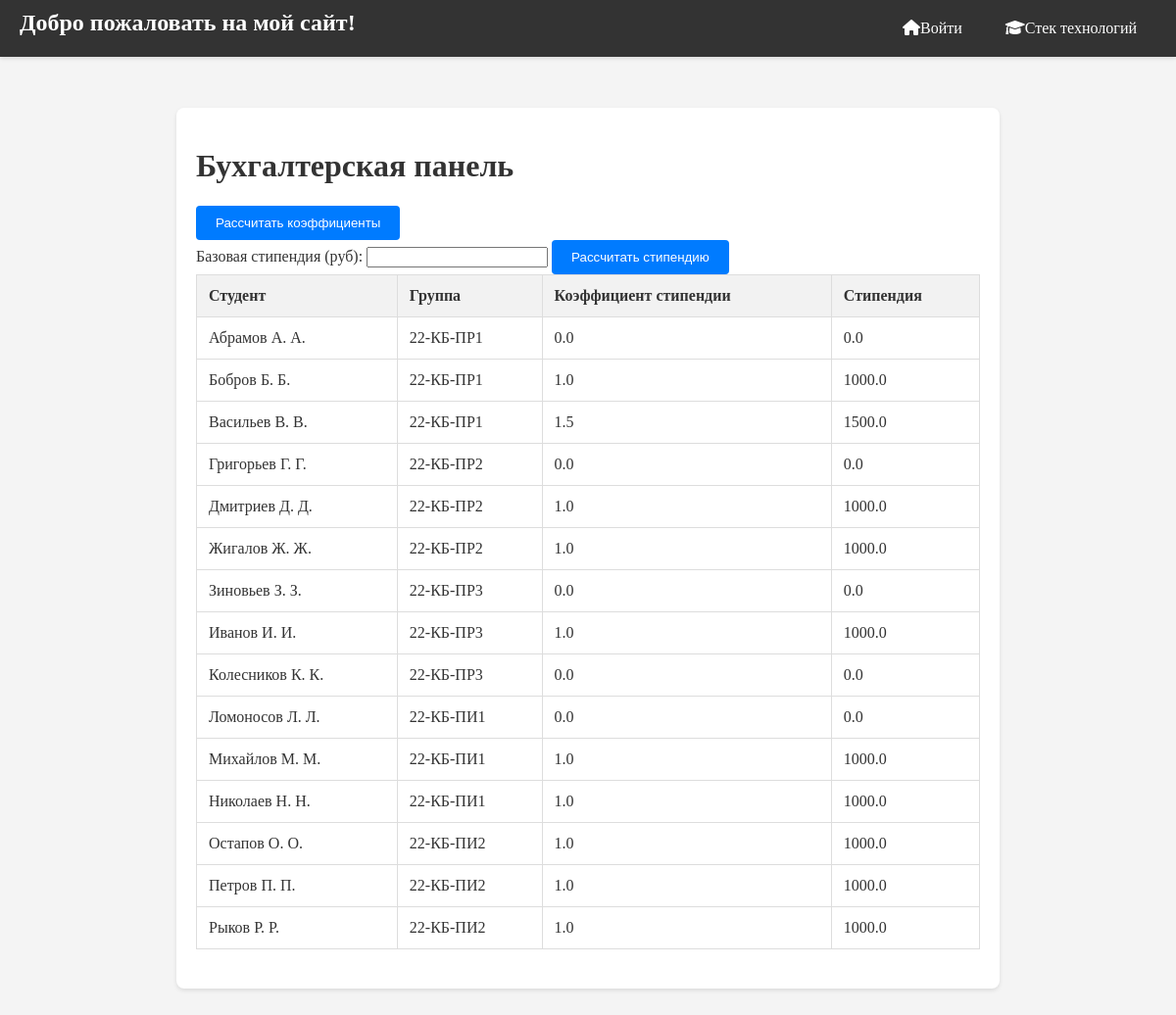
Page /accountant_dashboard/ (signed in) on the earlier database version.
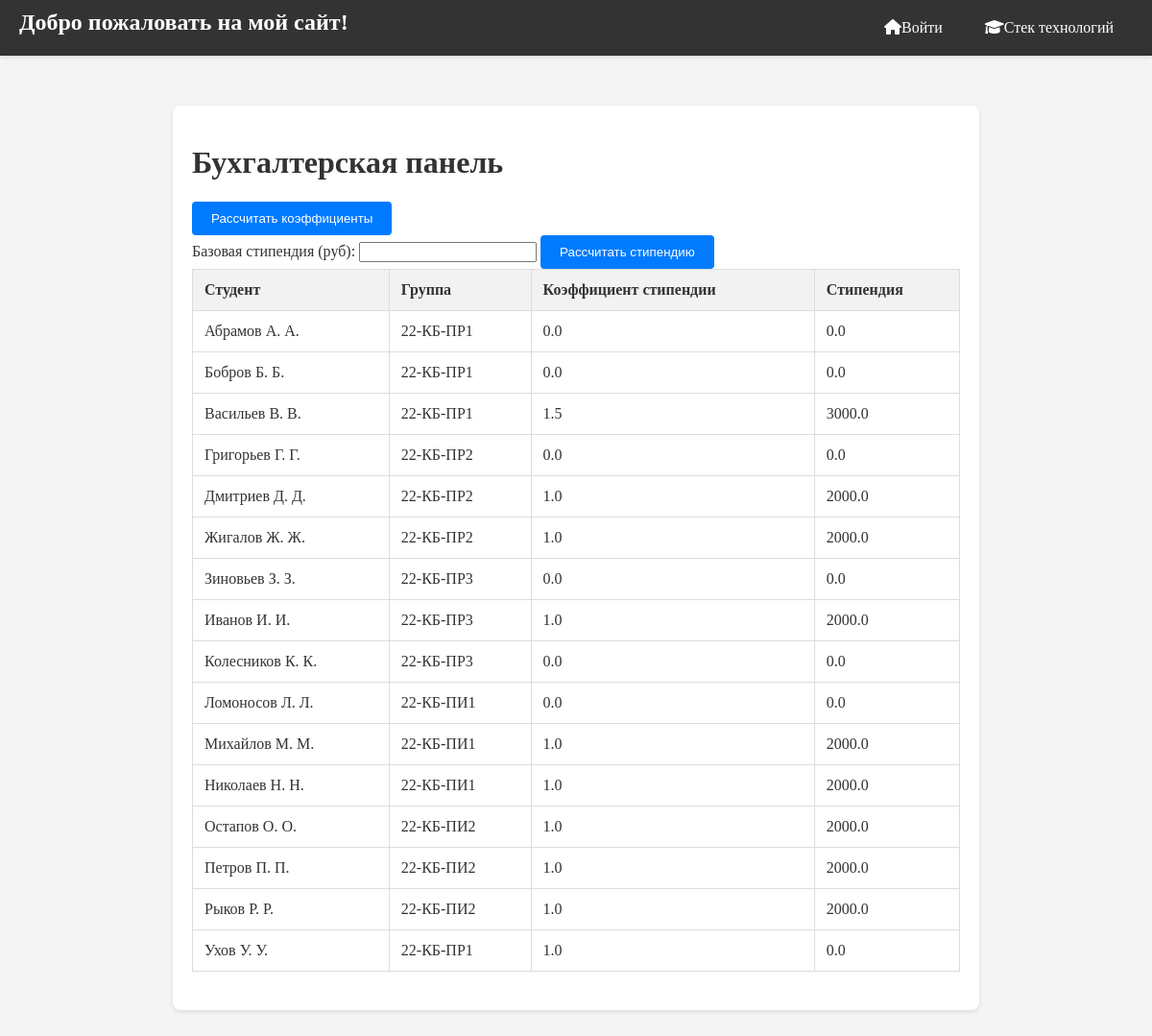
Same page on the later database version.
### grade_system/models.py (models this page shows, shortened)
class Student(models.Model):
    id = models.CharField(max_length=25, primary_key=True, unique=True, editable=False)
    name = models.CharField(max_length=100)
    group = models.ForeignKey(Group, on_delete=models.CASCADE)
    scholarship_coefficient = models.FloatField(default=1.0)
    scholarship = models.FloatField(default=0.0)
    class Meta:
        db_table = 'student'

class Group(models.Model):
    id = models.AutoField(primary_key=True)
    name = models.CharField(max_length=20, unique=True)
    semester = models.IntegerField(default=1)
    speciality = models.ForeignKey(Speciality, on_delete=models.CASCADE)
    class Meta:
        db_table = 'group'

### grade_system/views.py (the view)
# urls.py: path('accountant_dashboard/', views.accountant_dashboard, name='accountant_dashboard'),
@login_required
def accountant_dashboard(request):
    students = Student.objects.all()  # Получение всех студентов, замените эту строку на ваш код получения студентов из базы данных
    return render(request, 'grade_system/accountant_dashboard.html', {'students': students})

### templates/grade_system/accountant_dashboard.html (shortened to what this page needs)
{% extends "main_base.html" %}
{% block content %}
    <div class="dashboard-container">
        <h1>Бухгалтерская панель</h1>
        <form method="post" action="{% url 'grade_system:calculate_coefficients' %}">
            <button type="submit" class="btn-submit">Рассчитать коэффициенты</button>
        </form>
        <form method="post" action="{% url 'grade_system:calculate_scholarship' %}">
            <label for="base_scholarship">Базовая стипендия (руб):</label>
            <input type="number" class="base_scholarship" name="base_scholarship">
            <button type="submit" class="btn-submit">Рассчитать стипендию</button>
        </form>
        <table>
            <thead>
                <tr>
                    <th>Студент</th>
                    <th>Группа</th>
                    <th>Коэффициент стипендии</th>
                    <th>Стипендия</th>
                </tr>
            </thead>
            <tbody>
                {% for student in students %}
                    <tr>
                        <td>{{ student.name }}</td>
                        <td>{{ student.group.name }}</td>
                        <td>{{ student.scholarship_coefficient }}</td>
                        <td>{{ student.scholarship }}</td>
                    </tr>
                {% endfor %}
            </tbody>
        </table>
    </div>
{% endblock %}

### templates/main_base.html (shortened to what this page needs)
{% load static %}
<!DOCTYPE html>
<html>
<head>
    <link rel="stylesheet" href="https://cdnjs.cloudflare.com/ajax/libs/font-awesome/6.0.0-beta3/css/all.min.css">
    <link rel="stylesheet" type="text/css" href="{% static 'css/grade_system.css' %}">
</head>
<body>
    <div class="header">
        <h1 class="logo">Добро пожаловать на мой сайт!</h1>
        <div class="navbar">
            <a href="{% url 'grade_system:login' %}"><i class="fas fa-home"></i>Войти</a>
            <a href="{% url 'grade_system:technologies_stack' %}"><i class="fas fa-graduation-cap"></i>Стек технологий</a>
        </div>
    </div>
    <div class="content">
        {% block content %}{% endblock %}
    </div>
</body>
</html>

### grade_system/static/css/grade_system.css (style rules this page uses)
body { font-family: 'Times New Roman', sans-serif; margin: 0; padding: 0; background-color: #f4f4f4; color: #333; }
.header { background-color: #333; color: white; padding: 10px 0; position: fixed; top: 0; width: 100%; z-index: 1000; box-shadow: 0 2px 4px rgba(0, 0, 0, 0.1); }
.header .logo { font-size: 24px; font-weight: bold; margin: 0; padding-left: 20px; display: inline-block; }
.header .navbar { display: inline-block; float: right; padding-right: 20px; }
.header .navbar a { color: white; text-decoration: none; padding: 10px 20px; transition: background-color 0.3s; display: inline-block; }
.content { margin-top: 70px; padding: 20px; }
.dashboard-container { padding: 20px; background-color: white; border-radius: 8px; box-shadow: 0 2px 4px rgba(0, 0, 0, 0.1); max-width: 800px; margin: 20px auto; }
form { width: 100%; }
table { border-collapse: collapse; width: 100%; margin-bottom: 20px; }
th, td { border: 1px solid #ddd; padding: 12px; text-align: left; font-size: 16px; }
th { background-color: #f2f2f2; }
.btn-submit { background-color: #007bff; color: white; padding: 10px 20px; border: none; border-radius: 4px; cursor: pointer; transition: background-color 0.3s; }

Differences in the rows shown:
changed Student "Бобров Б. Б.": scholarship_coefficient "1.0" → "0.0"; scholarship "1000.0" → "0.0"
changed Student "Васильев В. В.": scholarship "1500.0" → "3000.0"
changed Student "Дмитриев Д. Д.": scholarship "1000.0" → "2000.0"
changed Student "Жигалов Ж. Ж.": scholarship "1000.0" → "2000.0"
changed Student "Иванов И. И.": scholarship "1000.0" → "2000.0"
changed Student "Михайлов М. М.": scholarship "1000.0" → "2000.0"
changed Student "Николаев Н. Н.": scholarship "1000.0" → "2000.0"
changed Student "Остапов О. О.": scholarship "1000.0" → "2000.0"
changed Student "Петров П. П.": scholarship "1000.0" → "2000.0"
changed Student "Рыков Р. Р.": scholarship "1000.0" → "2000.0"
added Student: name "Ухов У. У.", group.name "22-КБ-ПР1", scholarship_coefficient "1.0", scholarship "0.0"
